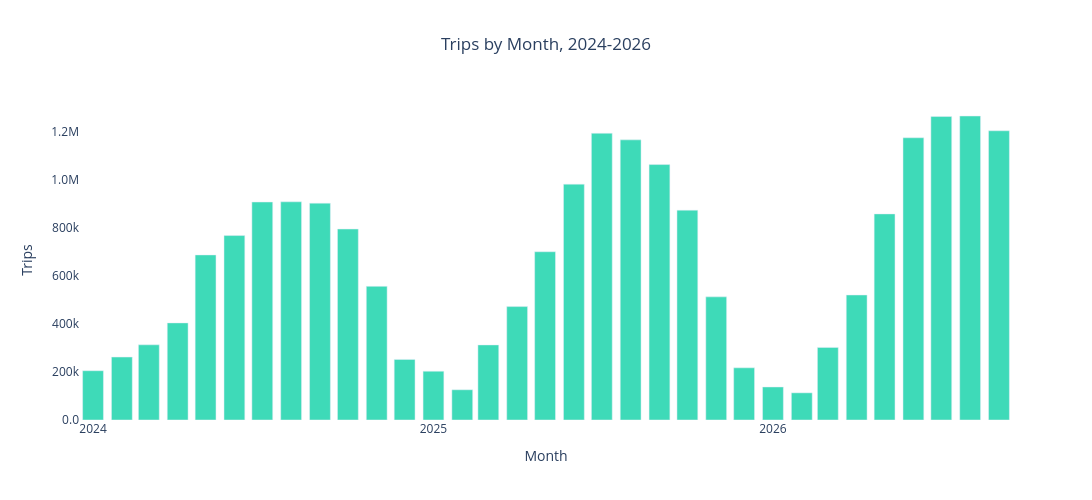

Here is the notebook cell this chart was saved with:
### Code cell
# 2ad6b1
# FF6B4A
fig_monthly = go.Figure(go.Bar(
    x=monthly['year_month'].dt.to_timestamp(),
    y=monthly['nr_trips'],
    marker=dict(color="#2ad6b1"),
    opacity=0.9
    
))

fig_monthly.update_layout(
    title=dict(text='Trips by Month, 2024-2026', x=0.5),
    xaxis=dict(title='Month', showgrid=False, dtick='M12', tickformat='%Y'),
    yaxis=dict(title='Trips', showgrid=False, tickformat='.2s'),
    showlegend=False,
    plot_bgcolor='white',
    paper_bgcolor='white',
    width=1100,
    height=500,
)

fig_monthly
